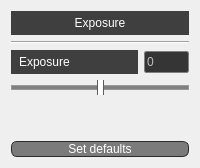
        <widget class="QWidget" name="ExposurePage">
         <property name="windowTitle">
          <string>BaseEditor</string>
         </property>
         <property name="layoutDirection">
          <enum>Qt::LeftToRight</enum>
         </property>
         <layout class="QVBoxLayout" name="verticalLayout_7">
          <item>
           <widget class="QLabel" name="exposurePageLabel">
            <property name="styleSheet">
             <string notr="true">QLabel{
	background: rgb(63,63,63);
	color: white;
	padding: 5px;
	font: 700 10pt &quot;Arial&quot;;
}</string>
            </property>
            <property name="text">
             <string>Exposure</string>
            </property>
            <property name="alignment">
             <set>Qt::AlignCenter</set>
            </property>
           </widget>
          </item>
          <item>
           <widget class="Line" name="separatorExp">
            <property name="orientation">
             <enum>Qt::Horizontal</enum>
            </property>
           </widget>
          </item>
          <item>
           <layout class="QHBoxLayout" name="exposureHorizontalLayout">
            <item>
             <widget class="QLabel" name="exposureLabel">
              <property name="styleSheet">
               <string notr="true">QLabel{
	background: rgb(63,63,63);
	color: white;
	padding: 5px;
	font: 700 10pt &quot;Arial&quot;;
}</string>
              </property>
              <property name="text">
               <string>Exposure</string>
              </property>
             </widget>
            </item>
            <item>
             <widget class="QSpinBox" name="exposureIntValue">
              <property name="enabled">
               <bool>false</bool>
              </property>
              <property name="maximumSize">
               <size>
                <width>45</width>
                <height>22</height>
               </size>
              </property>
              <property name="focusPolicy">
               <enum>Qt::WheelFocus</enum>
              </property>
              <property name="styleSheet">
               <string notr="true">QSpinBox{
	border:1px solid grey;
	border-radius:2px;
	background:rgb(53,53,53);
}
</string>
              </property>
              <property name="buttonSymbols">
               <enum>QAbstractSpinBox::NoButtons</enum>
              </property>
              <property name="showGroupSeparator" stdset="0">
               <bool>true</bool>
              </property>
              <property name="minimum">
               <number>-100</number>
              </property>
              <property name="maximum">
               <number>100</number>
              </property>
             </widget>
            </item>
           </layout>
          </item>
          <item>
           <widget class="QSlider" name="exposureSlider">
            <property name="styleSheet">
             <string notr="true">QSlider::groove:horizontal {
    border: 1px solid #999999;
    height: 3px; 
    background: grey;
    margin: 15px 0;
}
QSlider::handle:horizontal {
    background: white;
    border: 1px solid #5c5c5c;
    width: 5px;
    margin: -12px 0; 
    border-radius: 5px;
}</string>
            </property>
            <property name="minimum">
             <number>-100</number>
            </property>
            <property name="maximum">
             <number>100</number>
            </property>
            <property name="pageStep">
             <number>0</number>
            </property>
            <property name="orientation">
             <enum>Qt::Horizontal</enum>
            </property>
           </widget>
          </item>
          <item>
           <spacer name="spacerExp">
            <property name="orientation">
             <enum>Qt::Vertical</enum>
            </property>
            <property name="sizeHint" stdset="0">
             <size>
              <width>20</width>
              <height>40</height>
             </size>
            </property>
           </spacer>
          </item>
          <item>
           <widget class="QPushButton" name="setDefaultsExp">
            <property name="styleSheet">
             <string notr="true">QPushButton{
	border: 1px solid rgb(43,43,43);
	border-radius: 6px;
	min-width: 30px;
	background: rgb(123, 123, 123);
	color:white;
}
QPushButton::pressed{
	background: rgb(83,83,83);
}
QPushButton::disabled{
	background: rgb(83,83,83);
}</string>
            </property>
            <property name="text">
             <string>Set defaults</string>
            </property>
           </widget>
          </item>
         </layout>
        </widget>
